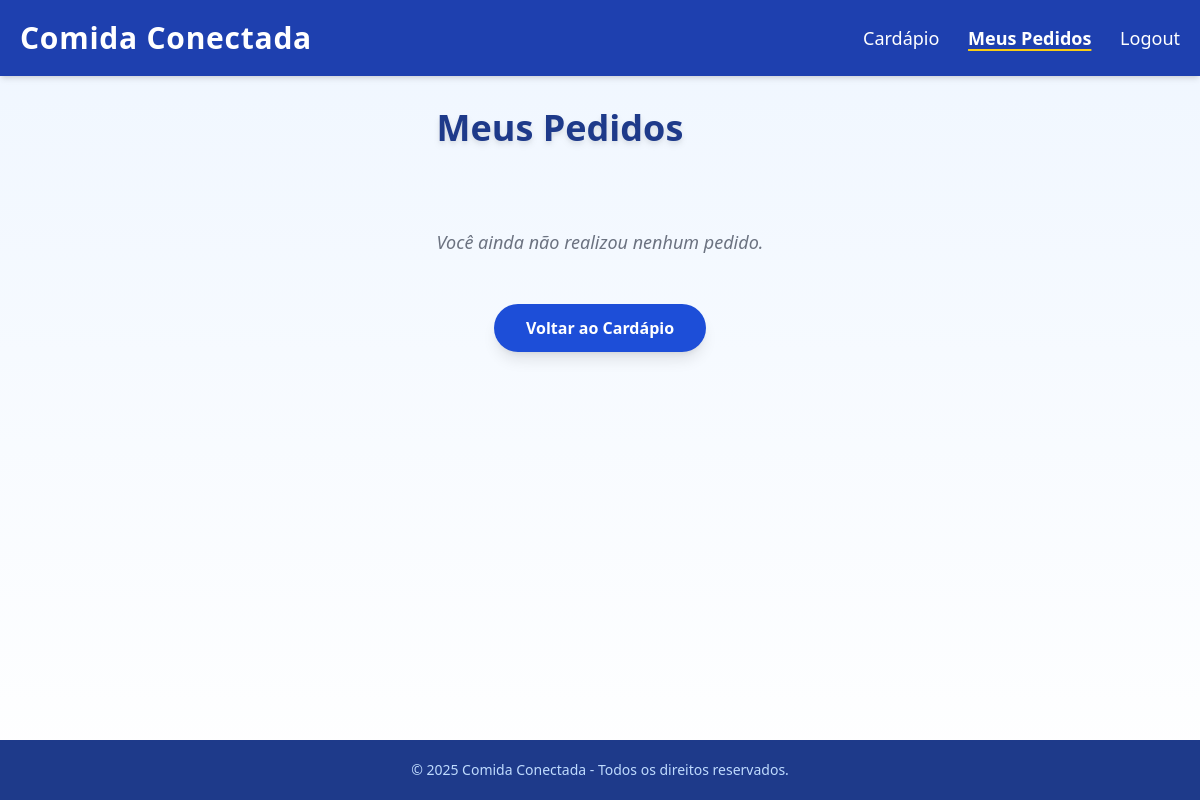
The page /index.php?rota=meus_pedidos (signed in) on the database as committed earlier.
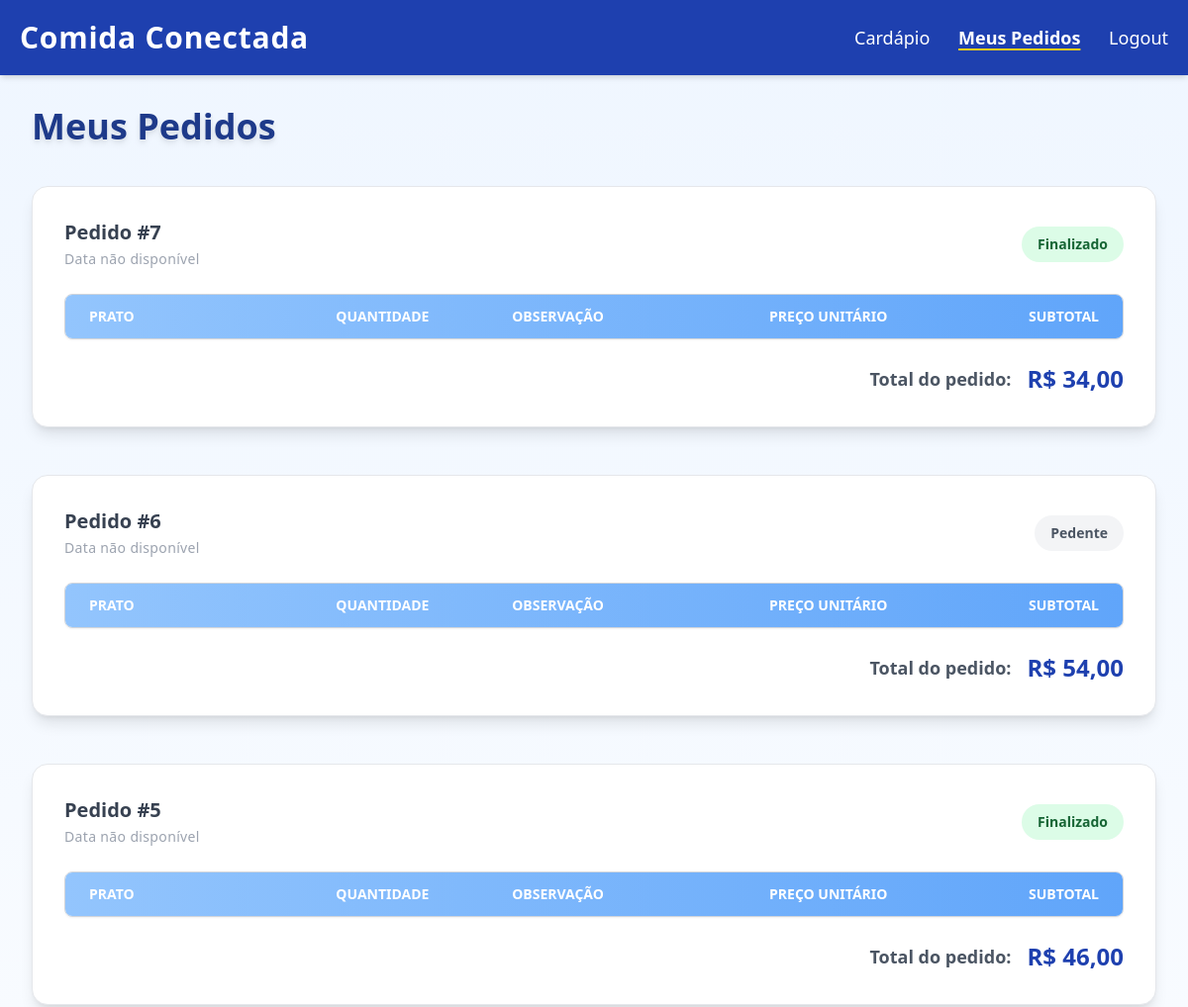
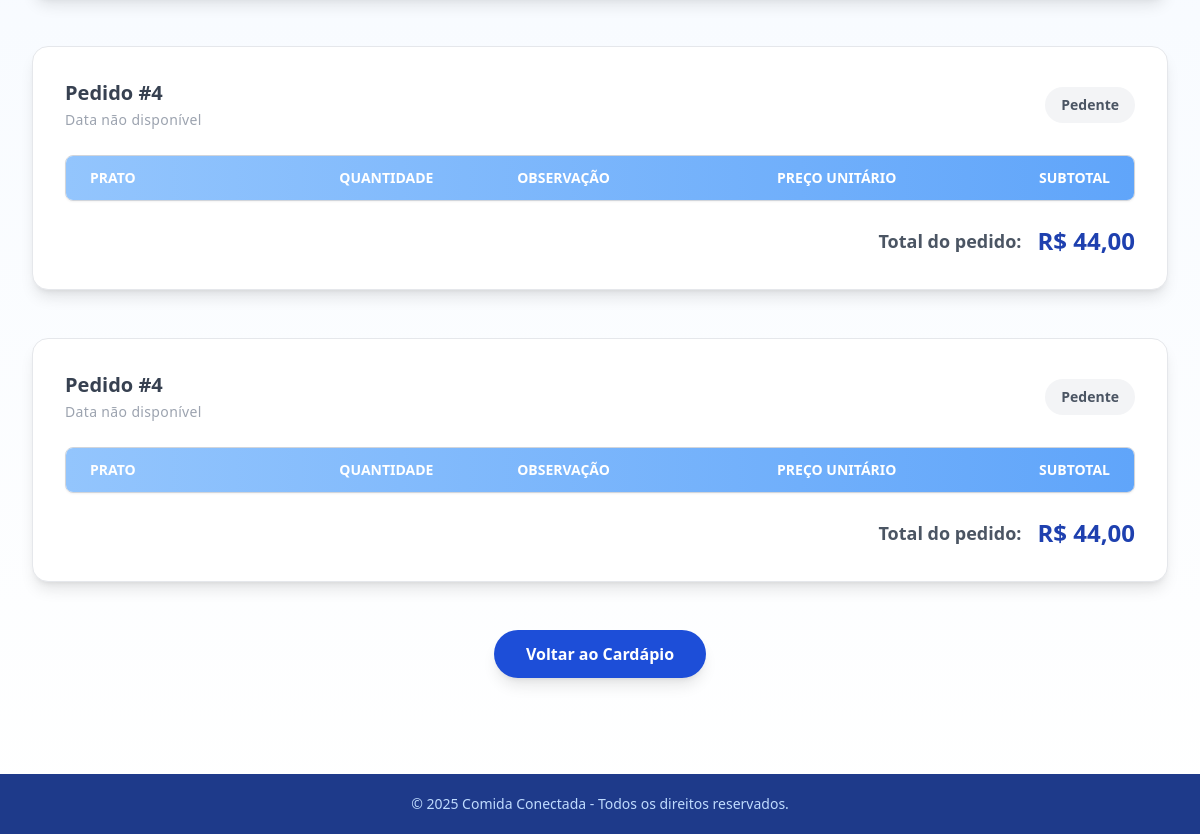
The same page on the database as committed later (2 pictures, top to bottom).
### tables this page shows
CREATE TABLE pedido (
    id INTEGER PRIMARY KEY AUTOINCREMENT,
    id_usuario INTEGER NOT NULL,
    data_pedido TEXT NOT NULL,
    status TEXT NOT NULL DEFAULT 'pendente',
    total REAL NOT NULL,
    resposta_admin TEXT DEFAULT NULL,
    FOREIGN KEY(id_usuario) REFERENCES usuarios(id)
);

### controller/PedidoController.php (called while the page is built, shortened)
<?php
require_once __DIR__ . '/../model/Pedido.php';
class PedidoController
{
    private static function obterIdUsuario($usuarioSessao)
    {
        if (is_int($usuarioSessao)) {
            return $usuarioSessao;
        }
        return null;
    }
    public static function meusPedidos()
    {
        $id_usuario = self::obterIdUsuario($_SESSION['usuario']);
        $pedidos = Pedido::buscarPorUsuario($id_usuario);
        require __DIR__ . '/../view/pedidos_cliente.view.php';
    }
}

### model/Pedido.php (called while the page is built, shortened)
<?php
class Pedido {
    public static function buscarPorUsuario(int $id_usuario): array {
        $db = DB::conectar();
        $stmt = $db->prepare("SELECT * FROM pedido WHERE id_usuario = ? ORDER BY data_pedido DESC");
        $stmt->execute([$id_usuario]);
        return $stmt->fetchAll(PDO::FETCH_ASSOC);
    }
}

### view/pedidos_cliente.view.php (the view, shortened to what this page needs)
<!DOCTYPE html>
<html lang="pt-br">
<head>
    <script src="https://cdn.tailwindcss.com"></script>
</head>
<body class="bg-gradient-to-b from-blue-50 to-white min-h-screen flex flex-col font-sans text-gray-800">
    <header class="bg-blue-800 text-white shadow-md">
        <div class="max-w-7xl mx-auto flex justify-between items-center p-5">
            <h1 class="text-3xl font-extrabold tracking-wide">Comida Conectada</h1>
            <nav class="space-x-6 text-lg">
                <a href="?rota=lista" class="hover:text-yellow-400 transition-colors duration-300">Cardápio</a>
                <a href="?rota=meus_pedidos" class="font-semibold underline decoration-yellow-400 decoration-2 underline-offset-4">Meus Pedidos</a>
                <a href="?rota=logout" class="hover:text-yellow-400 transition-colors duration-300">Logout</a>
            </nav>
        </div>
    </header>
    <main class="flex-grow max-w-7xl mx-auto p-8">
        <h2 class="text-4xl font-bold mb-10 text-blue-900 drop-shadow-md">Meus Pedidos</h2>
        <?php if (empty($pedidos)): ?>
            <p class="text-center text-lg text-gray-500 italic mt-20">Você ainda não realizou nenhum pedido.</p>
        <?php else: ?>
            <?php foreach ($pedidos as $pedido): ?>
                <section class="bg-white rounded-2xl shadow-lg mb-12 p-8 hover:shadow-2xl transition-shadow duration-300 border border-gray-200">
                    <header class="flex justify-between items-center mb-6">
                        <div>
                            <span class="text-xl font-semibold text-gray-700">Pedido #<?= htmlspecialchars($pedido['id']) ?></span><br />
                            <?php
                            $dataRaw = $pedido['data'] ?? null;
                            if ($dataRaw && strtotime($dataRaw) !== false) {
                                $dataFormatada = date('d/m/Y H:i', strtotime($dataRaw));
                            } else {
                                $dataFormatada = 'Data não disponível';
                            }
                            ?>
                            <time class="text-sm text-gray-400 tracking-wide" datetime="<?= htmlspecialchars($pedido['data'] ?? '') ?>"><?= $dataFormatada ?></time>
                        </div>
                        <div>
                            <span class="inline-block px-4 py-2 rounded-full font-semibold text-sm
                                <?php
                                switch (strtolower($pedido['status'] ?? '')) {
                                    case 'finalizado': echo 'bg-green-100 text-green-800'; break;
                                    default: echo 'bg-gray-100 text-gray-600';
                                }
                                ?>
                            ">
                                <?= ucfirst(htmlspecialchars($pedido['status'] ?? 'Desconhecido')) ?>
                            </span>
                        </div>
                    </header>
                    <div class="overflow-x-auto rounded-lg border border-gray-300 shadow-sm">
                        <table class="min-w-full text-left table-auto border-collapse">
                            <thead class="bg-gradient-to-r from-blue-300 to-blue-400 text-white uppercase text-sm font-semibold select-none">
                                <tr>
                                    <th class="px-6 py-3">Prato</th>
                                    <th class="px-6 py-3 text-center">Quantidade</th>
                                    <th class="px-6 py-3">Observação</th>
                                    <th class="px-6 py-3 text-right">Preço Unitário</th>
                                    <th class="px-6 py-3 text-right">Subtotal</th>
                                </tr>
                            </thead>
                        </table>
                    </div>
                    <div class="mt-6 flex justify-end items-center space-x-4">
                        <span class="text-gray-600 font-semibold text-lg">Total do pedido:</span>
                        <span class="text-2xl font-extrabold text-blue-800">R$ <?= number_format(floatval($pedido['total'] ?? 0), 2, ',', '.') ?></span>
                    </div>
                </section>
            <?php endforeach; ?>
        <?php endif; ?>
        <div class="mt-12 text-center">
            <a href="?rota=lista" class="inline-block bg-blue-700 text-white font-semibold py-3 px-8 rounded-full shadow-lg hover:bg-yellow-400 hover:text-blue-900 transition-colors duration-300">
                Voltar ao Cardápio
            </a>
        </div>
    </main>
    <footer class="bg-blue-900 text-blue-200 text-center p-5 mt-16 font-light text-sm select-none">
        &copy; <?= date('Y') ?> Comida Conectada - Todos os direitos reservados.
    </footer>
</body>
</html>

### index.php (shortened to what this page needs)
<?php
require_once 'model/Pedido.php';
require_once 'controller/PedidoController.php';
$rota = $_GET['rota'] ?? 'lista';
switch ($rota) {
    case 'meus_pedidos':
        PedidoController::meusPedidos();
        break;
}

### view/pedidos_cliente.view.php (style rules this page uses)
thead, tbody tr { display: table; width: 100%; table-layout: fixed; }

Rows that differ between the two databases and show on the page:
added pedido: id "7", dataFormatada "Data não disponível", status "Finalizado", total "34,00"
added pedido: id "6", dataFormatada "Data não disponível", status "Pedente", total "54,00"
added pedido: id "5", dataFormatada "Data não disponível", status "Finalizado", total "46,00"
added pedido: id "4", dataFormatada "Data não disponível", status "Pedente", total "44,00"
Other text that changed with them:
text no longer shown: "Você ainda não realizou nenhum pedido."
